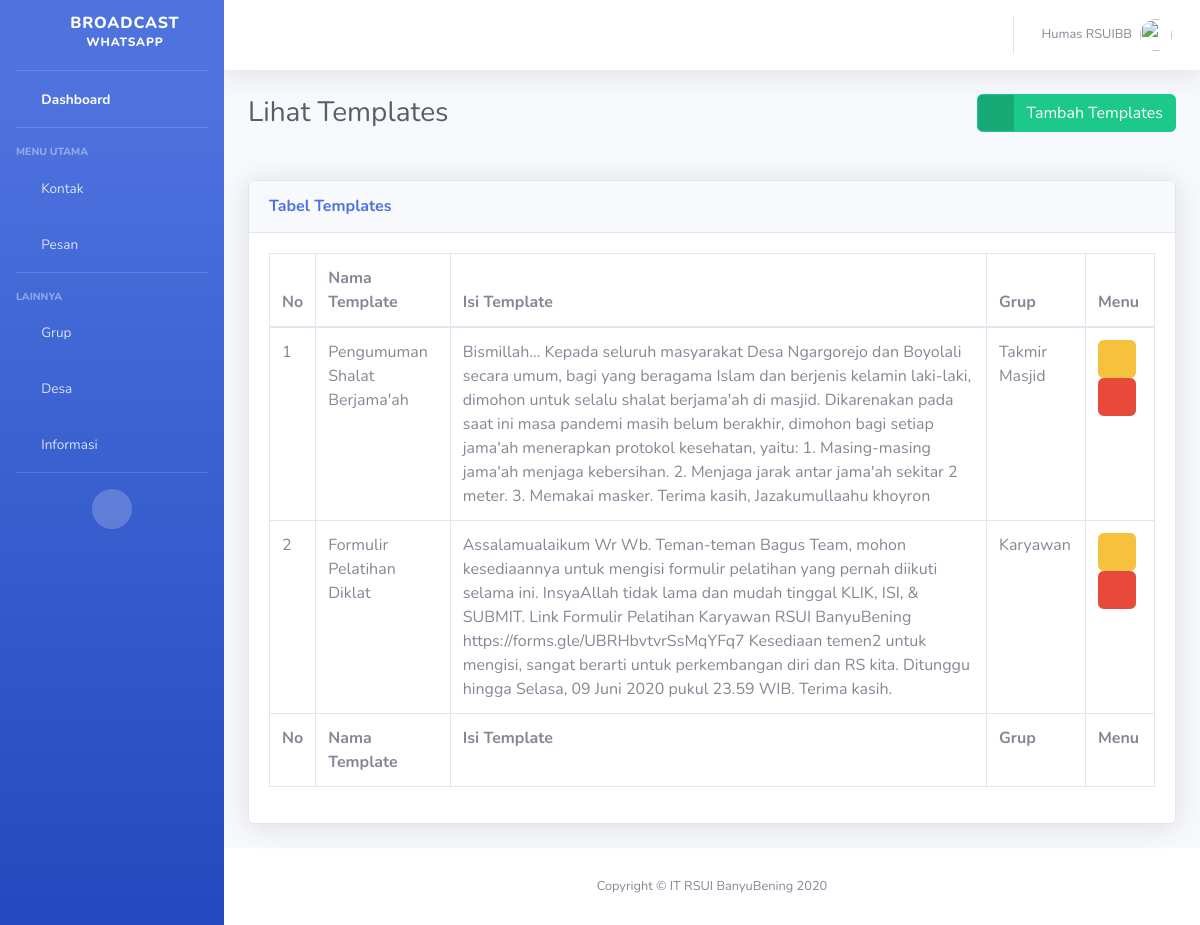
Screenshot of /pesan/templates/ with the database file from the repository.
### pesan/models.py (models this page shows, shortened)
class Templates(models.Model):
    group   = models.ForeignKey(Grup, on_delete=models.SET_NULL, null=True)
    name    = models.CharField(max_length=50)
    text    = models.TextField()
    class Meta:
        db_table    = "templates"

### grup/models.py (models this page shows)
class Grup(models.Model):
    name = models.CharField(max_length=100)
    def __str__(self):
        return "{}".format(self.name)
    class Meta:
        db_table    = "group"

### pesan/views.py (the view)
# urls.py: path('templates/', TemplateListView.as_view(), name="templates"),
class TemplateListView(TemplateView):
    template_name   = 'pesan/templates.html'
    def get_context_data(self, *args, **kwargs):
        templates   = reversed(Templates.objects.all().order_by('id'))
        context     = {
            'Judul': 'Lihat Templates',
            'Judul_Tabel': 'Tabel Templates',
            'Templates': templates,
        }
        return context

### pesan/templates/pesan/templates.html (shortened to what this page needs)
{% extends 'base.html' %}
{% load static %}
{% block styles_custom %}
<link href="{% static "vendor/datatables/dataTables.bootstrap4.min.css" %}" rel="stylesheet">
{% endblock styles_custom %}
{% block heading %}
<div class="d-sm-flex align-items-center justify-content-between mb-4">
    <h1 class="h3 mb-0 text-gray-800">{{Judul}}</h1>
    <a href="{% url "pesan:templates-tambah" %}" class="btn btn-success btn-icon-split">
        <span class="icon text-white-50">
            <i class="fas fa-plus"></i>
        </span>
        <span class="text">Tambah Templates</span>
    </a>
</div>
{% endblock heading %}
{% block data_table %}
<div class="card shadow mb-4">
    <div class="card-header py-3">
        <h6 class="m-0 font-weight-bold text-primary">{{Judul_Tabel}}</h6>
    </div>
    <div class="card-body">
        <div class="table-responsive">
        <table class="table table-bordered" id="dataTable" width="100%" cellspacing="0">
            <thead>
                <tr>
                    <th>No</th>
                    <th>Nama Template</th>
                    <th>Isi Template</th>
                    <th>Grup</th>
                    <th>Menu</th>
                </tr>
            </thead>
            <tfoot>
                <tr>
                    <th>No</th>
                    <th>Nama Template</th>
                    <th>Isi Template</th>
                    <th>Grup</th>
                    <th>Menu</th>
                </tr>
            </tfoot>
            <tbody>
                {% for template in Templates %}
                <tr>
                    <td>{{forloop.counter}}</td>
                    <td>{{template.name}}</td>
                    <td>{{template.text}}</td>
                    <td>{{template.group}}</td>
                    <td>
                        <a class="btn btn-warning" href="{% url 'pesan:templates-ubah' template.id %}"><i class="fas fa-edit"></i></a>
                        <a class="btn btn-danger" href="{% url 'pesan:templates-hapus' template.id %}"><i class="fas fa-trash"></i></a>
                    </td>
                </tr>
                {% endfor %}
            </tbody>
        </table>
        </div>
    </div>
</div>
{% endblock data_table %}

### rows the page displays
Templates: name "Pengumuman Shalat Berjama'ah", text "Bismillah... Kepada seluruh masyarakat Desa Ngargorejo dan Boyolali secara umum, bagi yang beragama Islam dan berjenis kelamin laki-laki, dimohon untuk selalu shalat berjama'ah di masjid. Dikarenakan pada saat ini masa pandemi masih belum berakhir, dimohon bagi setiap jama'ah menerapkan protokol kesehatan, yaitu: 1. Masing-masing jama'ah menjaga kebersihan. 2. Menjaga jarak antar jama'ah sekitar 2 meter. 3. Memakai masker. Terima kasih, Jazakumullaahu khoyron", group "Takmir Masjid"
Templates: name "Formulir Pelatihan Diklat", text "Assalamualaikum Wr Wb. Teman-teman Bagus Team, mohon kesediaannya untuk mengisi formulir pelatihan yang pernah diikuti selama ini. InsyaAllah tidak lama dan mudah tinggal KLIK, ISI, & SUBMIT. Link Formulir Pelatihan Karyawan RSUI BanyuBening https://forms.gle/UBRHbvtvrSsMqYFq7 Kesediaan temen2 untuk mengisi, sangat berarti untuk perkembangan diri dan RS kita. Ditunggu hingga Selasa, 09 Juni 2020 pukul 23.59 WIB. Terima kasih.", group "Karyawan"

### other values shown
{{ Judul }} "Lihat Templates"
{{ Judul_Tabel }} "Tabel Templates"
